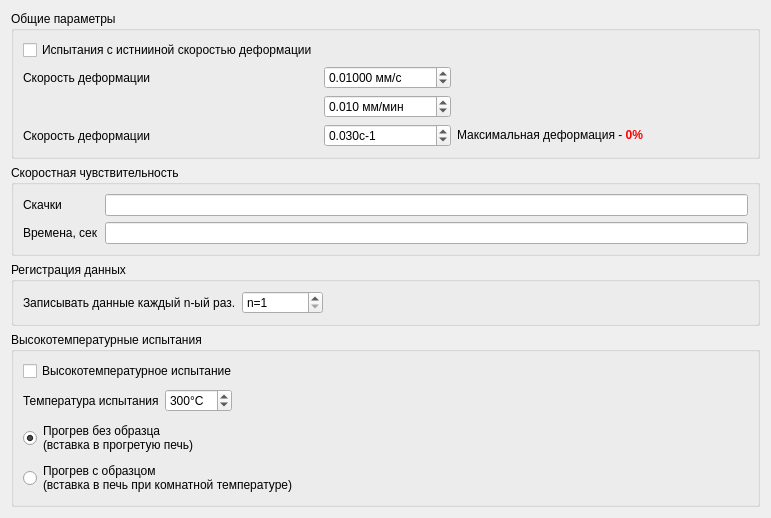
<?xml version="1.0" encoding="UTF-8"?>
<ui version="4.0">
 <class>expSettingsPageForm</class>
 <widget class="QWidget" name="expSettingsPageForm">
  <property name="geometry">
   <rect>
    <x>0</x>
    <y>0</y>
    <width>771</width>
    <height>435</height>
   </rect>
  </property>
  <property name="windowTitle">
   <string>Form</string>
  </property>
  <layout class="QVBoxLayout" name="verticalLayout">
   <item>
    <widget class="QGroupBox" name="groupBox_2">
     <property name="title">
      <string>Общие параметры</string>
     </property>
     <layout class="QGridLayout" name="gridLayout_2">
      <item row="1" column="0">
       <widget class="QLabel" name="lSpeed_mm">
        <property name="text">
         <string>Скорость деформации</string>
        </property>
       </widget>
      </item>
      <item row="0" column="0">
       <widget class="QCheckBox" name="cbTrueStrainRate">
        <property name="text">
         <string>Испытания с истнииной скоростью деформации</string>
        </property>
       </widget>
      </item>
      <item row="5" column="2">
       <widget class="QDoubleSpinBox" name="dsbSpeed_sec_1">
        <property name="sizePolicy">
         <sizepolicy hsizetype="Minimum" vsizetype="Fixed">
          <horstretch>0</horstretch>
          <verstretch>0</verstretch>
         </sizepolicy>
        </property>
        <property name="suffix">
         <string>с-1</string>
        </property>
        <property name="decimals">
         <number>3</number>
        </property>
        <property name="maximum">
         <double>100000.000000000000000</double>
        </property>
        <property name="singleStep">
         <double>0.030000000000000</double>
        </property>
        <property name="value">
         <double>0.030000000000000</double>
        </property>
       </widget>
      </item>
      <item row="1" column="2">
       <widget class="QDoubleSpinBox" name="dsbSpeed_mm_sec">
        <property name="sizePolicy">
         <sizepolicy hsizetype="Preferred" vsizetype="Fixed">
          <horstretch>0</horstretch>
          <verstretch>0</verstretch>
         </sizepolicy>
        </property>
        <property name="suffix">
         <string> мм/с</string>
        </property>
        <property name="decimals">
         <number>5</number>
        </property>
        <property name="minimum">
         <double>0.000000000000000</double>
        </property>
        <property name="maximum">
         <double>99999.000000000000000</double>
        </property>
        <property name="singleStep">
         <double>0.010000000000000</double>
        </property>
        <property name="value">
         <double>0.010000000000000</double>
        </property>
       </widget>
      </item>
      <item row="2" column="2">
       <widget class="QDoubleSpinBox" name="dsbSpeed_mm_min">
        <property name="sizePolicy">
         <sizepolicy hsizetype="Preferred" vsizetype="Fixed">
          <horstretch>0</horstretch>
          <verstretch>0</verstretch>
         </sizepolicy>
        </property>
        <property name="suffix">
         <string> мм/мин</string>
        </property>
        <property name="decimals">
         <number>3</number>
        </property>
        <property name="minimum">
         <double>0.001000000000000</double>
        </property>
        <property name="maximum">
         <double>1000.000000000000000</double>
        </property>
        <property name="singleStep">
         <double>0.001000000000000</double>
        </property>
        <property name="value">
         <double>0.010000000000000</double>
        </property>
       </widget>
      </item>
      <item row="5" column="0">
       <widget class="QLabel" name="lSpeed_1">
        <property name="text">
         <string>Скорость деформации</string>
        </property>
       </widget>
      </item>
      <item row="5" column="3">
       <widget class="QLabel" name="lMaxDeforamtion">
        <property name="text">
         <string>Максимальная деформация - &lt;span style=&quot;color:#ff0000;&quot;&gt;&lt;b&gt;0%&lt;/b&gt;&lt;/span&gt;</string>
        </property>
       </widget>
      </item>
      <item row="0" column="3">
       <spacer name="horizontalSpacer_3">
        <property name="orientation">
         <enum>Qt::Horizontal</enum>
        </property>
        <property name="sizeHint" stdset="0">
         <size>
          <width>40</width>
          <height>20</height>
         </size>
        </property>
       </spacer>
      </item>
     </layout>
    </widget>
   </item>
   <item>
    <widget class="QGroupBox" name="gbVelocitySensitivity">
     <property name="title">
      <string>Скоростная чувствительность</string>
     </property>
     <layout class="QFormLayout" name="formLayout">
      <item row="0" column="0">
       <widget class="QLabel" name="label">
        <property name="text">
         <string>Скачки</string>
        </property>
       </widget>
      </item>
      <item row="1" column="0">
       <widget class="QLabel" name="label_4">
        <property name="text">
         <string>Времена, сек</string>
        </property>
       </widget>
      </item>
      <item row="0" column="1">
       <widget class="QLineEdit" name="leLeaps"/>
      </item>
      <item row="1" column="1">
       <widget class="QLineEdit" name="leLeapTimes"/>
      </item>
     </layout>
    </widget>
   </item>
   <item>
    <widget class="QGroupBox" name="groupBox_3">
     <property name="title">
      <string>Регистрация данных</string>
     </property>
     <layout class="QGridLayout" name="gridLayout_3">
      <item row="0" column="0">
       <widget class="QLabel" name="label_3">
        <property name="text">
         <string>Записывать данные каждый n-ый раз.</string>
        </property>
       </widget>
      </item>
      <item row="0" column="1">
       <widget class="QSpinBox" name="sbWriteOnlyNSample">
        <property name="sizePolicy">
         <sizepolicy hsizetype="Maximum" vsizetype="Fixed">
          <horstretch>0</horstretch>
          <verstretch>0</verstretch>
         </sizepolicy>
        </property>
        <property name="prefix">
         <string>n=</string>
        </property>
        <property name="minimum">
         <number>1</number>
        </property>
        <property name="maximum">
         <number>100000</number>
        </property>
       </widget>
      </item>
      <item row="0" column="2">
       <spacer name="horizontalSpacer_2">
        <property name="orientation">
         <enum>Qt::Horizontal</enum>
        </property>
        <property name="sizeHint" stdset="0">
         <size>
          <width>40</width>
          <height>20</height>
         </size>
        </property>
       </spacer>
      </item>
     </layout>
    </widget>
   </item>
   <item>
    <widget class="QGroupBox" name="groupBox">
     <property name="title">
      <string>Высокотемпературные испытания</string>
     </property>
     <layout class="QGridLayout" name="gridLayout">
      <item row="0" column="0" colspan="3">
       <widget class="QCheckBox" name="cbTemperatureExperiment">
        <property name="text">
         <string>Высокотемпературное испытание</string>
        </property>
       </widget>
      </item>
      <item row="1" column="0">
       <widget class="QLabel" name="label_2">
        <property name="text">
         <string>Температура испытания</string>
        </property>
       </widget>
      </item>
      <item row="1" column="1">
       <widget class="QSpinBox" name="spExpTemperature">
        <property name="suffix">
         <string>°C</string>
        </property>
        <property name="minimum">
         <number>-300</number>
        </property>
        <property name="maximum">
         <number>1200</number>
        </property>
        <property name="value">
         <number>300</number>
        </property>
       </widget>
      </item>
      <item row="1" column="2">
       <spacer name="horizontalSpacer">
        <property name="orientation">
         <enum>Qt::Horizontal</enum>
        </property>
        <property name="sizeHint" stdset="0">
         <size>
          <width>238</width>
          <height>28</height>
         </size>
        </property>
       </spacer>
      </item>
      <item row="2" column="0" colspan="3">
       <widget class="QRadioButton" name="rbWarmUpWithoutPattern">
        <property name="text">
         <string>Прогрев без образца
(вставка в прогретую печь)</string>
        </property>
        <property name="checked">
         <bool>true</bool>
        </property>
       </widget>
      </item>
      <item row="3" column="0" colspan="3">
       <widget class="QRadioButton" name="radioButton">
        <property name="text">
         <string>Прогрев с образцом
(вставка в печь при комнатной температуре)</string>
        </property>
       </widget>
      </item>
     </layout>
    </widget>
   </item>
   <item>
    <spacer name="verticalSpacer">
     <property name="orientation">
      <enum>Qt::Vertical</enum>
     </property>
     <property name="sizeHint" stdset="0">
      <size>
       <width>20</width>
       <height>56</height>
      </size>
     </property>
    </spacer>
   </item>
  </layout>
 </widget>
 <resources/>
 <connections>
  <connection>
   <sender>cbTrueStrainRate</sender>
   <signal>toggled(bool)</signal>
   <receiver>lSpeed_mm</receiver>
   <slot>setHidden(bool)</slot>
   <hints>
    <hint type="sourcelabel">
     <x>184</x>
     <y>43</y>
    </hint>
    <hint type="destinationlabel">
     <x>184</x>
     <y>72</y>
    </hint>
   </hints>
  </connection>
  <connection>
   <sender>cbTrueStrainRate</sender>
   <signal>toggled(bool)</signal>
   <receiver>lSpeed_1</receiver>
   <slot>setVisible(bool)</slot>
   <hints>
    <hint type="sourcelabel">
     <x>184</x>
     <y>43</y>
    </hint>
    <hint type="destinationlabel">
     <x>184</x>
     <y>134</y>
    </hint>
   </hints>
  </connection>
  <connection>
   <sender>cbTrueStrainRate</sender>
   <signal>toggled(bool)</signal>
   <receiver>dsbSpeed_mm_min</receiver>
   <slot>setHidden(bool)</slot>
   <hints>
    <hint type="sourcelabel">
     <x>184</x>
     <y>43</y>
    </hint>
    <hint type="destinationlabel">
     <x>413</x>
     <y>103</y>
    </hint>
   </hints>
  </connection>
  <connection>
   <sender>cbTrueStrainRate</sender>
   <signal>toggled(bool)</signal>
   <receiver>dsbSpeed_mm_sec</receiver>
   <slot>setHidden(bool)</slot>
   <hints>
    <hint type="sourcelabel">
     <x>184</x>
     <y>43</y>
    </hint>
    <hint type="destinationlabel">
     <x>413</x>
     <y>72</y>
    </hint>
   </hints>
  </connection>
  <connection>
   <sender>cbTrueStrainRate</sender>
   <signal>toggled(bool)</signal>
   <receiver>dsbSpeed_sec_1</receiver>
   <slot>setVisible(bool)</slot>
   <hints>
    <hint type="sourcelabel">
     <x>184</x>
     <y>43</y>
    </hint>
    <hint type="destinationlabel">
     <x>413</x>
     <y>134</y>
    </hint>
   </hints>
  </connection>
  <connection>
   <sender>cbTrueStrainRate</sender>
   <signal>toggled(bool)</signal>
   <receiver>lMaxDeforamtion</receiver>
   <slot>setVisible(bool)</slot>
   <hints>
    <hint type="sourcelabel">
     <x>184</x>
     <y>43</y>
    </hint>
    <hint type="destinationlabel">
     <x>618</x>
     <y>134</y>
    </hint>
   </hints>
  </connection>
  <connection>
   <sender>cbTrueStrainRate</sender>
   <signal>toggled(bool)</signal>
   <receiver>gbVelocitySensitivity</receiver>
   <slot>setVisible(bool)</slot>
   <hints>
    <hint type="sourcelabel">
     <x>184</x>
     <y>43</y>
    </hint>
    <hint type="destinationlabel">
     <x>385</x>
     <y>176</y>
    </hint>
   </hints>
  </connection>
 </connections>
</ui>
